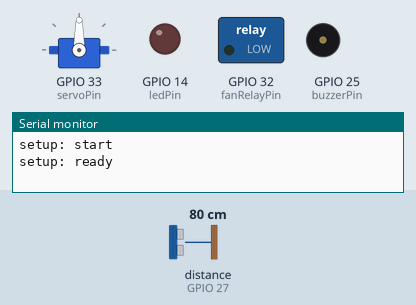
Recording of a sketch running on a simulated ESP32. Parts: servo, switched loads named in the sketch (green lamp = pin HIGH), output pins drawn as LEDs (lit = HIGH), buzzer (waves = sounding), the last lines printed to the serial monitor. The test bench sets the inputs (shaded band); at power-on: distance to the obstacle (sensor on GPIO 27) 80 cm. The echo pulse lasts 58.3 µs per cm; pins used as bus, display or sensor lines are not drawn.

Above: at 8.9 s.
9.0 s: distance to the obstacle (sensor on GPIO 27) set to 33 cm
10.5 s: distance to the obstacle (sensor on GPIO 27) set to 27 cm
At 11.0 s:
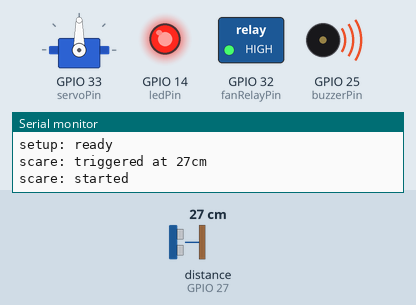
At 12.4 s:
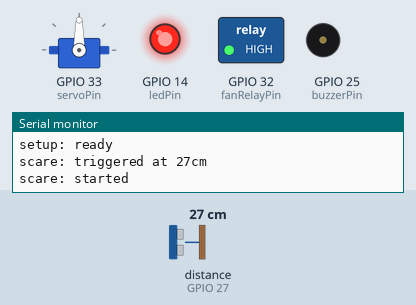
Timing chart, 0 to 16.1 s (numbered marks = the images above; inputs shaded):
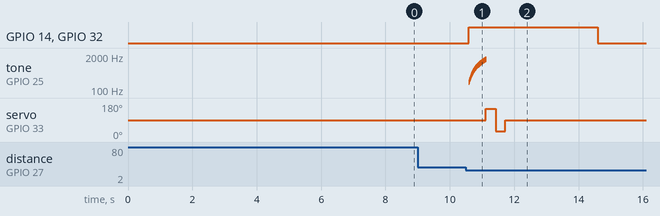

The sketch:

scare_prop.ino
```cpp
#include <ESP32Servo.h>

const int trigPin = 26;
const int echoPin = 27;
const int fanRelayPin = 32;  // relay MODULE's IN pin, not a bare relay coil, see diagram.md
const int ledPin = 14;
const int buzzerPin = 25;
const int servoPin = 33;

const int triggerDistanceCm = 30;         // closer than this triggers the scare
const unsigned long scareDurationMs = 4000;
const unsigned long cooldownMs = 8000;    // ignores new triggers for a while after a scare

Servo myServo;
bool scaring = false;
unsigned long scareStartedAt = 0;
unsigned long lastScareEndedAt = 0;

// Sends an ultrasonic ping and returns the measured distance in centimeters, 0 if no echo
long readDistanceCm() {
  digitalWrite(trigPin, LOW);
  delayMicroseconds(2);
  digitalWrite(trigPin, HIGH);
  delayMicroseconds(10);
  digitalWrite(trigPin, LOW);

  long durationUs = pulseIn(echoPin, HIGH, 30000);
  if (durationUs == 0) {
    return 0;
  }
  return durationUs / 58;
}

// Turns the fan relay and LED on or off together
void setFanAndLed(bool on) {
  digitalWrite(fanRelayPin, on ? HIGH : LOW);
  digitalWrite(ledPin, on ? HIGH : LOW);
}

// Plays a rising siren sweep on the buzzer
void playSiren() {
  for (int freq = 200; freq <= 1500; freq += 20) {
    tone(buzzerPin, freq);
    delay(8);
  }
  noTone(buzzerPin);
}

// Swings the servo to look startled, then settles back to rest
void jerkServo() {
  myServo.write(150);
  delay(300);
  myServo.write(30);
  delay(300);
  myServo.write(90);
}

// Runs the full jump-scare sequence: fan and LED on, siren, servo jerk
void startScare() {
  scaring = true;
  scareStartedAt = millis();
  Serial.println("scare: started");
  setFanAndLed(true);
  playSiren();
  jerkServo();
}

// Ends the scare, turning the fan and LED back off
void endScare() {
  scaring = false;
  setFanAndLed(false);
  lastScareEndedAt = millis();
  Serial.println("scare: ended");
}

void setup() {
  Serial.begin(9600);
  Serial.println("setup: start");

  pinMode(trigPin, OUTPUT);
  pinMode(echoPin, INPUT);
  pinMode(fanRelayPin, OUTPUT);
  pinMode(ledPin, OUTPUT);
  setFanAndLed(false);

  myServo.attach(servoPin);
  myServo.write(90);

  Serial.println("setup: ready");
}

void loop() {
  if (scaring) {
    if (millis() - scareStartedAt >= scareDurationMs) {
      endScare();
    }
    return;
  }

  if (millis() - lastScareEndedAt < cooldownMs) {
    return;
  }

  long distance = readDistanceCm();
  if (distance > 0 && distance < triggerDistanceCm) {
    Serial.print("scare: triggered at ");
    Serial.print(distance);
    Serial.println("cm");
    startScare();
  }

  delay(100);
}
```

Measured:
- the behaviour switches between 30 and 29 cm on distance to the obstacle (sensor on GPIO 27) (found by bisection; images 0 and 1)
- after the input at 9.0 s, every drawn part: stays the same
- after the input at 10.5 s, GPIO 14 (ledPin), GPIO 32 (fanRelayPin): LOW → HIGH after 0.09 s, → LOW 4.0 s later
